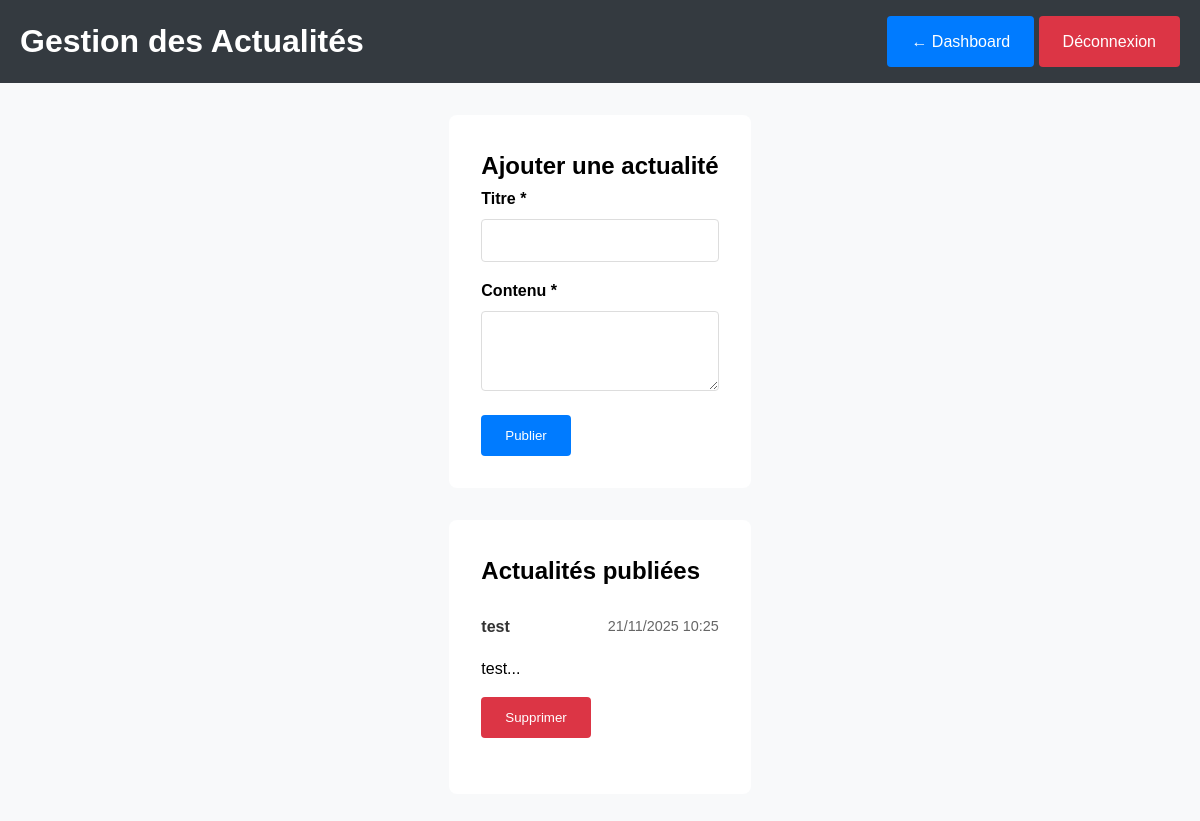
Screenshot of /admin/actualites_admin.php (signed in) with the database file from the repository.
### tables this page shows
CREATE TABLE `actualites` (
  `id` int(11) NOT NULL AUTO_INCREMENT,
  `titre` varchar(200) NOT NULL,
  `contenu` text NOT NULL,
  `date_publication` timestamp NOT NULL DEFAULT current_timestamp(),
  `actif` tinyint(1) DEFAULT 1,
  PRIMARY KEY (`id`)
);

### admin/actualites_admin.php (the view, shortened to what this page needs)
<?php
require_once '../config.php';
try {
    $actualites = $pdo->query("SELECT * FROM actualites ORDER BY date_publication DESC")->fetchAll();
} catch(Exception $e) {
    $actualites = [];
}
?>
<!DOCTYPE html>
<html lang="fr" class="admin-page">
<head>
    <link rel="stylesheet" href="../assets/style.css">
</head>
<body>
    <header class="admin-header">
        <div class="container">
            <h1>Gestion des Actualités</h1>
            <div>
                <a href="dashboard.php" class="admin-btn">← Dashboard</a>
                <a href="logout.php" class="admin-btn btn-danger">Déconnexion</a>
            </div>
        </div>
    </header>
    <div class="admin-container">
        <div class="form-section">
            <h2>Ajouter une actualité</h2>
            <form method="post">
                <div class="admin-form-group">
                    <label for="titre">Titre *</label>
                    <input type="text" id="titre" name="titre" required>
                </div>
                <div class="admin-form-group">
                    <label for="contenu">Contenu *</label>
                    <textarea id="contenu" name="contenu" required></textarea>
                </div>
                <button type="submit" class="admin-btn">Publier</button>
            </form>
        </div>
        <div class="actualites-list">
            <h2>Actualités publiées</h2>
            <?php if ($actualites): ?>
                <?php foreach ($actualites as $actu): ?>
                <div class="actualite-item">
                    <div class="actualite-header">
                        <div class="actualite-title"><?php echo htmlspecialchars($actu['titre']); ?></div>
                        <div class="actualite-date"><?php echo date('d/m/Y H:i', strtotime($actu['date_publication'])); ?></div>
                    </div>
                    <p><?php echo htmlspecialchars(substr($actu['contenu'], 0, 150)); ?>...</p>
                    <form method="post" style="margin-top: 1rem;">
                        <button type="submit" class="admin-btn btn-danger" onclick="return confirm('Supprimer ?')">Supprimer</button>
                    </form>
                </div>
                <?php endforeach; ?>
            <?php else: ?>
                <p>Aucune actualité.</p>
            <?php endif; ?>
        </div>
    </div>
</body>
</html>

### assets/style.css (style rules this page uses)
* { margin: 0; padding: 0; box-sizing: border-box; }
body { font-family: Arial, sans-serif; line-height: 1.6; min-height: 100vh; display: flex; flex-direction: column; }
.container { max-width: 1200px; margin: 0 auto; padding: 0 20px; }
header { background: #333; color: white; padding: 1rem 0; }
textarea { height: 100px; resize: vertical; }
body { font-family: Arial, sans-serif; }
.admin-page body { font-family: Arial, sans-serif; margin: 0; background: #f8f9fa; }
.admin-header { background: #343a40; color: white; padding: 1rem 0; }
.admin-header .container { max-width: 1200px; margin: 0 auto; padding: 0 20px; display: flex; justify-content: space-between; align-items: center; }
.admin-container { max-width: 1200px; margin: 0 auto; padding: 2rem 20px; }
.admin-btn { padding: 0.8rem 1.5rem; background: #007bff; color: white; border: none; border-radius: 4px; cursor: pointer; text-decoration: none; display: inline-block; }
.btn-danger { background: #dc3545; }
.form-section { background: white; padding: 2rem; border-radius: 8px; margin-bottom: 2rem; }
.admin-form-group { margin-bottom: 1rem; }
.admin-form-group label { display: block; margin-bottom: 0.5rem; font-weight: bold; }
.admin-form-group input, .admin-form-group textarea { width: 100%; padding: 0.8rem; border: 1px solid #ddd; border-radius: 4px; box-sizing: border-box; }
.admin-form-group textarea { height: 80px; resize: vertical; }
.pc-list, .actualites-list, .messages-list { background: white; padding: 2rem; border-radius: 8px; }
.actualite-item, .message-item { border-bottom: 1px solid #eee; padding: 1.5rem 0; }
.actualite-item:last-child, .message-item:last-child { border-bottom: none; }
.actualite-header, .message-header { display: flex; justify-content: space-between; align-items: center; margin-bottom: 1rem; }
.actualite-title, .message-name { font-weight: bold; color: #333; }
.actualite-date, .message-date { color: #666; font-size: 0.9rem; }

### rows the page displays
actualites: titre "test", date_publication "21/11/2025 10:25", contenu "test"
